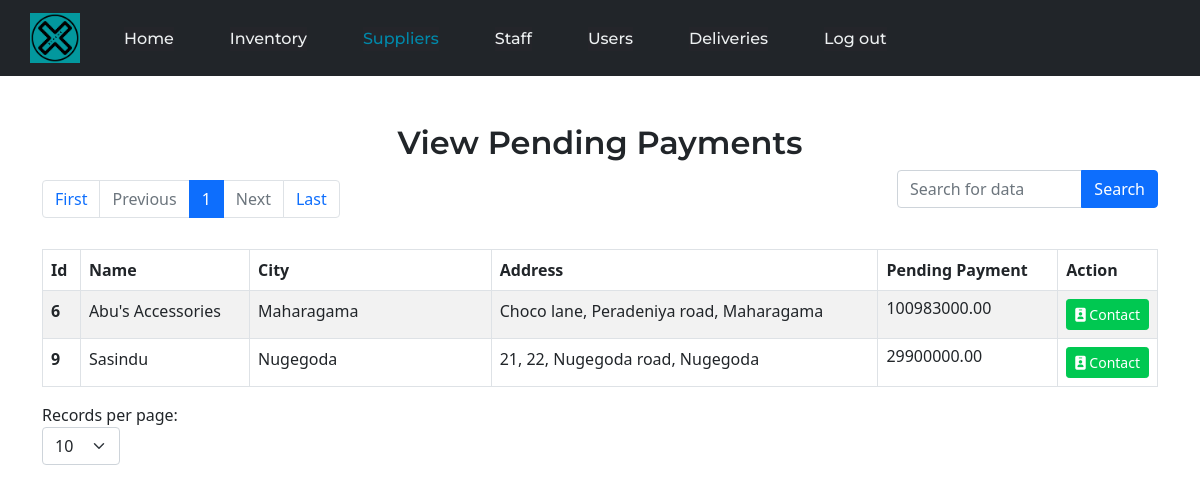
Screenshot of /View/SuppliersManagePending.php (signed in) with the database file from the repository.
### tables this page shows
CREATE TABLE `supplier` (
  `supplier_id` int(11) NOT NULL,
  `supplier_name` varchar(256) NOT NULL,
  `supplier_location` varchar(256) NOT NULL,
  `supplier_address` varchar(256) NOT NULL,
  `supplier_pending_payment` decimal(12,2) NOT NULL DEFAULT 0.00,
  `supplier_status` int(11) NOT NULL DEFAULT 1
);

### View/SuppliersManagePending.php (the view, shortened to what this page needs)
<?php
$thisDBConnection = new DbConnection();
$myCon = $thisDBConnection->con;
if (isset($_GET['page'])) {
    $page = $_GET['page'];
} else {
    $page = 1;
}
if(isset($_POST['limitSelector'])){
    $_SESSION['limitPending'] = $_POST['limitSelector'];
    $limit = $_POST['limitSelector'];
    $page = 1;
}else{
    if(isset($_SESSION['limitPending'])){
        $limit = $_SESSION['limitPending'];
    }else{
        $limit = 10;
    }
}
$start = ($page - 1) * $limit;
if (isset($_GET["search"])) {
    $filters = $_GET["search"];
    $page = 0;
    $sql = "SELECT * FROM supplier WHERE CONCAT(supplier_name, supplier_location, supplier_address, supplier_pending_payment) LIKE '%$filters%' AND supplier_status=1 ORDER BY supplier_name, supplier_location;;";
    $result = $myCon->query($sql) or die($myCon->error);
    $resCheck = mysqli_num_rows($result);
    if ($resCheck > 0) {
        $suppliers = $result->fetch_all(MYSQLI_ASSOC);
    } else {
        $msg = "No records have been read from the database";
        $msg = base64_encode($msg);
        header("location: ../View/SuppliersManagePending.php?msg=$msg");
        exit();
    }
} else {
    $sql = "SELECT * FROM supplier WHERE supplier_status = 1 AND supplier_pending_payment > 0 ORDER BY supplier_name, supplier_location LIMIT $start, $limit;";
    $result = $myCon->query($sql) or die($myCon->error);
    $resCheck = mysqli_num_rows($result);
    if ($resCheck > 0) {
        $suppliers = $result->fetch_all(MYSQLI_ASSOC);
    } else {
        $msg = "No records have been read form the database";
        $msg = base64_encode($msg);
        header("location: ../View/Suppliers.php?msg=$msg");
        exit();
    }
}
$sqlNew = "SELECT count(supplier_id) AS supplier_id FROM supplier WHERE supplier_status = 1 AND supplier_pending_payment > 0;";
$resultNew = $myCon->query($sqlNew) or die($myCon->error);
$supplierCount = $resultNew->fetch_all(MYSQLI_ASSOC);
$total = $supplierCount[0]['supplier_id'];
$pages = ceil($total / $limit);
$previous = $page - 1;
$next = $page + 1;
?>
<!DOCTYPE html>
<html>
<head>
    <link rel="stylesheet" type="text/css" href="../bootstrap/bootstrap-5.0.2-dist/css/bootstrap.min.css">
    <link rel="stylesheet" type="text/css" href="../CSS/HeaderStyles.css">
    <link rel="stylesheet" type="text/css" href="../CSS/SuppliersManageSuppliersStyles.css">
</head>
<body>
    <nav class="navbar navbar-expand-lg navbar-dark bg-dark">
        <a class="navbar-brand" href="#">
            <img class="logo" src="../Commons/Icons/logotest.png" alt="logo" width="50px" height="50px">
        </a>
        <div class="collapse navbar-collapse" id="navbarSupportedContent">
            <form action="../Controller/HeaderController.php" method="post">
                <ul class="navbar-nav mr-auto navLinks">
                    <li id="nav1" class="nav-item">
                        <a class="nav-link" href="#"> <button class="btnToTxt" type="submit" name="submit" value="navHome"> Home </button> </a>
                    </li>
                    <li id="nav2" class="nav-item">
                        <a class="nav-link" href="#"> <button class="btnToTxt" type="submit" name="submit" value="navInventory"> Inventory </button> </a>
                    </li>
                    <li id="nav3" class="nav-item">
                        <a class="nav-link" href="#"> <button class="activeItem btnToTxt" type="submit" name="submit" value="navSuppliers"> Suppliers </button> </a>
                    </li>
                    <li id="nav4" class="nav-item">
                        <a class="nav-link" href="#"> <button class="btnToTxt" type="submit" name="submit" value="navStaff"> Staff </button> </a>
                    </li>
                    <li id="nav5" class="nav-item">
                        <a class="nav-link" href="#"> <button class="btnToTxt" type="submit" name="submit" value="navProfile"> Users </button> </a>
                    </li>
                    <li id="nav7" class="nav-item">
                        <a class="nav-link" href="#"> <button class="btnToTxt" type="submit" name="submit" value="navDelivery"> Deliveries </button> </a>
                    </li>
                    <li id="nav6" class="nav-item">
                        <a class="nav-link" href="#"> <button class="btnToTxt" type="submit" name="submit" value="navLogout"> Log out </button> </a>
                    </li>
                </ul>
            </form>
        </div>
    </nav>
    <br><br>
    <div class="container">
        <div class="row">
            <div class="col-12">
                <h2 class="TitleTxt">View Pending Payments</h2>
            </div>
        </div>
        <div class="row">
            <div class="col-9">
                <nav class="paginationNav">
                    <ul class="pagination">
                        <li class="page-item">
                            <a class="page-link" href="SuppliersManageSuppliers.php?page=1">First</a>
                        </li>
                        <li class="page-item <?php if ($page == 1 || $page == 0) {
                                                    echo "disabled";
                                                } ?>">
                            <a class="page-link" href="SuppliersManagePending.php?page=<?php echo $previous; ?>">Previous</a>
                        </li>
                        <?php for ($i = 1; $i <= $pages; $i++) { ?>
                            <li class="page-item<?php if ($i == $page) {
                                                    echo " active";
                                                } ?>">
                                <a class="page-link" href="SuppliersManagePending.php?page=<?php echo $i; ?>"> <?php echo $i; ?> </a>
                            </li>
                        <?php } ?>
                        <li class="page-item <?php if ($page == $pages || $page == 0) {
                                                    echo "disabled";
                                                } ?>">
                            <a class="page-link" href="SuppliersManagePending.php?page=<?php echo $next; ?>">Next</a>
                        </li>
                        <li class="page-item">
                            <a class="page-link" href="SuppliersManagePending.php?page=<?php echo $pages; ?>">Last</a>
                        </li>
                    </ul>
                </nav>
            </div>
            <div class="col-3">
                <form action="" method="get">
                    <div class="input-group mb-3">
                        <input id="search" name="search" value="<?php if (isset($_GET["search"])) {
                                                                    echo $_GET["search"];
                                                                } ?>" type="text" class="form-control" placeholder="Search for data">
                        <button type="submit" class="btn btn-primary">Search</button>
                    </div>
                </form>
            </div>
        </div>
        <div class="row">
            <div class="col-12">
                <table class="table table-striped table-hover table-bordered table-responsive">
                    <thead>
                        <tr>
                            <th scope="col">Id</th>
                            <th scope="col">Name</th>
                            <th scope="col">City</th>
                            <th scope="col">Address</th>
                            <th scope="col">Pending Payment</th>
                            <th scope="th-sm" id="Action">Action</th>
                        </tr>
                    </thead>
                    <tbody>
                        <?php foreach ($suppliers as $supplier) { ?>
                            <tr>
                                <th scope="row"><?php echo $supplier['supplier_id'] ?></th>
                                <td id="name<?php echo $supplier['supplier_id'] ?>"> <?php echo $supplier['supplier_name'] ?></td>
                                <td id="location<?php echo $supplier['supplier_id'] ?>"><?php echo $supplier['supplier_location'] ?>&nbsp;&nbsp;&nbsp;&nbsp;&nbsp;&nbsp;&nbsp;&nbsp;&nbsp;&nbsp;&nbsp;&nbsp;&nbsp;&nbsp;</td>
                                <td id="address<?php echo $supplier['supplier_id'] ?>"><?php echo $supplier['supplier_address'] ?></td>
                                <td id="pendingPayment<?php echo $supplier['supplier_id'] ?>">
                                    <h6><?php echo $supplier['supplier_pending_payment'] ?></h6>
                                </td>
                                <td>
                                    <button type="button" class="btn btn-sm btn-half-success" name="contactButton" id="contact-<?php echo $supplier['supplier_id'] ?>" onclick="openContactModal(this.id)"><i class="fa-solid fa-id-badge"></i>&nbsp;Contact</button>
                                </td>
                            </tr>
                        <?php } ?>
                    </tbody>
                </table>
            </div>
        </div>
        <div class="row">
            <form action="#" method="post" class="limitSelectForm">
                <label>Records per page:</label>
                <select id="limitSelector" name="limitSelector" class="form-select limitSelect" onchange="changeLimits()">
                    <option <?php if($limit == 10){ echo "selected"; } ?> value="10">10</option>
                </select>
            </form>
        </div>
    </div>
</body>
</html>

### CSS/HeaderStyles.css (style rules this page uses)
* { box-sizing: border-box; margin: 0; padding: 0; }
nav { padding-top: 1.2%; padding-bottom: 1.2%; padding-left: 30px; }
.logo { cursor:pointer; }
.navLinks { display: flex; align-items: center; list-style: none; margin-bottom: 0; }
.navLinks li { display: inline-block; padding-top: 0; padding-bottom: 0; padding-left: 20px; padding-right: 20px; }
.navLinks li a button { transition: all 0.3s ease 0s; }
.btnToTxt { font-family: "Montserrat", sans-serif; font-weight: 500; font-size: 16px; color: #edf0f1; text-decoration: none; background-color:#24252A; border:none; outline: none; margin:0; padding:0; color: #edf0f1; }
.activeItem { color: #0088a9; }

### CSS/SuppliersManageSuppliersStyles.css (style rules this page uses)
.TitleTxt { font-family: "Montserrat", sans-serif; font-weight: 600; text-align: center; }
.paginationNav { padding-left: 0; padding-right: 0; padding-bottom: 0.9rem; }
.limitSelect { width: auto; margin: 0; }
.limitSelectForm { margin-bottom: 2rem; }
table { table-layout: auto; }
td, th { white-space: nowrap; overflow: hidden; text-overflow: ellipsis; }
.btn-half-success { background-color:#00C851; border-color: #00C851; color: white; transition: 0.3s; }
#Action { width: 5%; }

### rows the page displays
supplier: supplier_id "6", supplier_name "Abu's Accessories", supplier_location "Maharagama", supplier_address "Choco lane, Peradeniya road, Maharagama", supplier_pending_payment "100983000.00"
supplier: supplier_id "9", supplier_name "Sasindu", supplier_location "Nugegoda", supplier_address "21, 22, Nugegoda road, Nugegoda", supplier_pending_payment "29900000.00"
